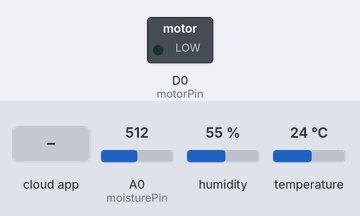
The sketch below on a simulated ESP8266 (NodeMCU). Shown: switched loads named in the sketch (green lamp = pin HIGH). The test bench sets the inputs (shaded band); at power-on: humidity 55 %, A0 (moisturePin) = 512, temperature 24 °C. WiFi joins after 1.5 s; servers stay silent unless stated; the Firebase database answers and starts empty; what the sketch prints to the serial monitor is not drawn.

Above: at 3.8 s.
3.9 s: the phone or cloud app sets pump_status to 1
17.9 s: humidity set to 88 %
23.5 s: humidity set to 22 %
At 31.27 s:
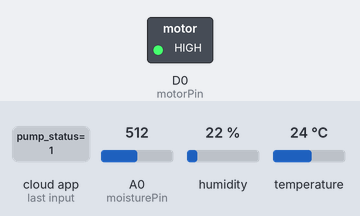
32.8 s: the phone or cloud app sets pump_status to 0
At 39.3 s:
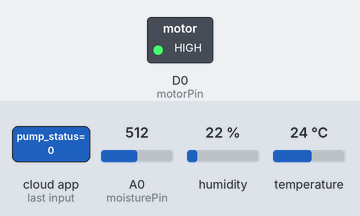
Timing chart, 0 to 40.8 s (numbered marks = the images above; inputs shaded):
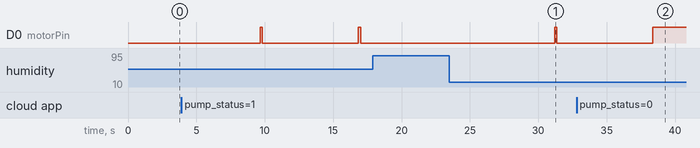

The sketch:

smartIrrigation_with_soil_humdity_and_temp.ino
```cpp
#include "ESP8266WiFi.h"
#include "FirebaseArduino.h"
#include "DHT.h"

#define FIREBASE_HOST "smart-irrigation-system-444f8.firebaseio.com"
#define FIREBASE_AUTH "5V7B0gzRHSL3sP6KSFjvEjVn7E3p4ap8b1utIMe6"

#define WIFI_SSID "Sujan"
#define WIFI_PASSWORD "sujan123"
#define DHTPIN D5
#define DHTTYPE DHT11
DHT dht (DHTPIN, DHTTYPE);
#define SOIL      600
#define WET_SOIL      500
#define TEMP          30
#define HUMIDITY      75

const int moisturePin = A0;
const int motorPin = D0;

void setup () {
  Serial.begin (9600);
  delay (1000);
  WiFi.begin (WIFI_SSID, WIFI_PASSWORD);
  Serial.print ("Connecting to");
  Serial.print (WIFI_SSID);
  while (WiFi.status()!= WL_CONNECTED) {
    Serial.print (".");
    delay (500);
  }
  Serial.println ();
  Serial.print ("Connected to");
  Serial.print (" ");
  Serial.println (WIFI_SSID);
  Serial.print ("IP Address is:");
  Serial.println (WiFi.localIP ());
  Firebase.begin (FIREBASE_HOST, FIREBASE_AUTH);
  dht.begin ();
  pinMode(motorPin, OUTPUT);
  digitalWrite(motorPin, LOW);
  pinMode (moisturePin,INPUT);
  Serial.begin(9600);

  Firebase.set("pump_status", 0);

}

int n=0;
void loop ()
{
 int moisture=analogRead(A0);
//int moisture=500;
 Serial.println("moisture");
  Serial.println(moisture);
  delay(2000);


  float h = dht.readHumidity ();  //Reading temperature or humidity takes about 250 millisecond
  float t = dht.readTemperature ();  //Reading temperature as Celsius

  if (isnan (h) || isnan (t)) {      //check if any reads failed and exist early to try again.
    Serial.println ("Failed to read from DHT sensor!");
    return;
  }
  Serial.print ("Humidity: "); Serial.print (h);
  String firebaseHumid = String (h) + String ("%");   //convert integer humidity to string humidity
  Serial.print ("% ; Temperature: "); Serial.print (t); Serial.println ("°C");
  String firebaseTemp = String (t) + String ("°C");
  delay (5000);
 if (moisture < SOIL) {
  digitalWrite(motorPin, HIGH);         // tun on motor
}
  if (800 > SOIL) {
  digitalWrite(motorPin, LOW);          // turn off mottor
}

 if (t < TEMP) {                     //if temperature is above 30 high
  digitalWrite(motorPin, HIGH);         // tun on motor
}

if (t > TEMP) {
  digitalWrite(motorPin, LOW);          // turn off mottor
}

 if (h < HUMIDITY) {                     //if temperature is above 30 high
  digitalWrite(motorPin, HIGH);         // tun on motor
}

if (h > HUMIDITY) {
  digitalWrite(motorPin, LOW);          // turn off mottor
}

n = Firebase.getInt("pump_status");
Serial.print(n);
if (n==1) {
Serial.println("PUMP ON");
digitalWrite(motorPin,LOW);
return;
}
else {
Serial.println("PUMP OFF");
digitalWrite(motorPin,HIGH);
}

  Firebase.setInt ("soilmoisture",moisture);
  Firebase.setString ("humidity", firebaseHumid);
  Firebase.setString ("temperature", firebaseTemp);
   Firebase.pushString ("humiditydata", firebaseHumid);
  Firebase.pushString ("temperaturedata", firebaseTemp);
}
```

Measured:
- after the input at 17.9 s, every drawn part: stays the same
- after the input at 23.5 s, D0 (motorPin): LOW → HIGH after 7.7 s, → LOW 0.15 s later
- after the input at 32.8 s, D0 (motorPin): goes on until 38.4 s, then stays HIGH
- by itself, D0 (motorPin): alternates HIGH for 0.15 s and LOW for 7.0 s
